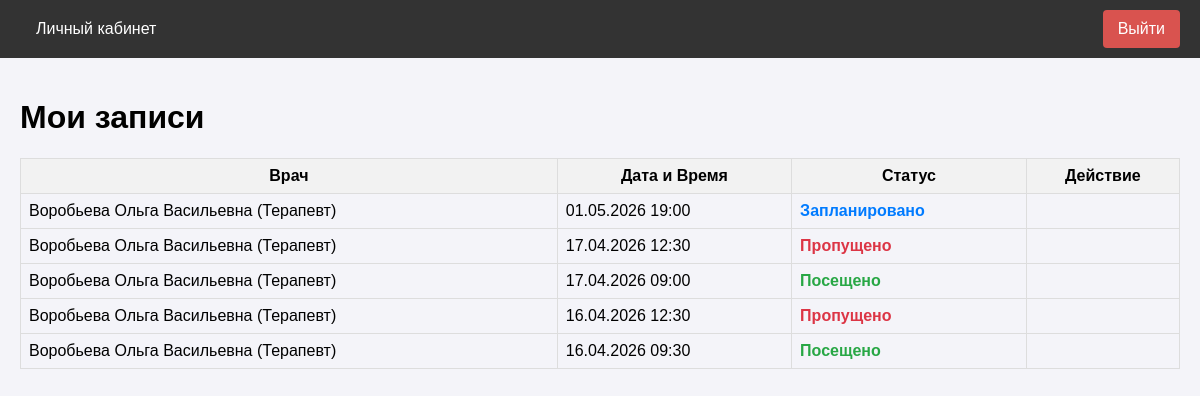
Page /patient/my-appointments (signed in) on the earlier database version.
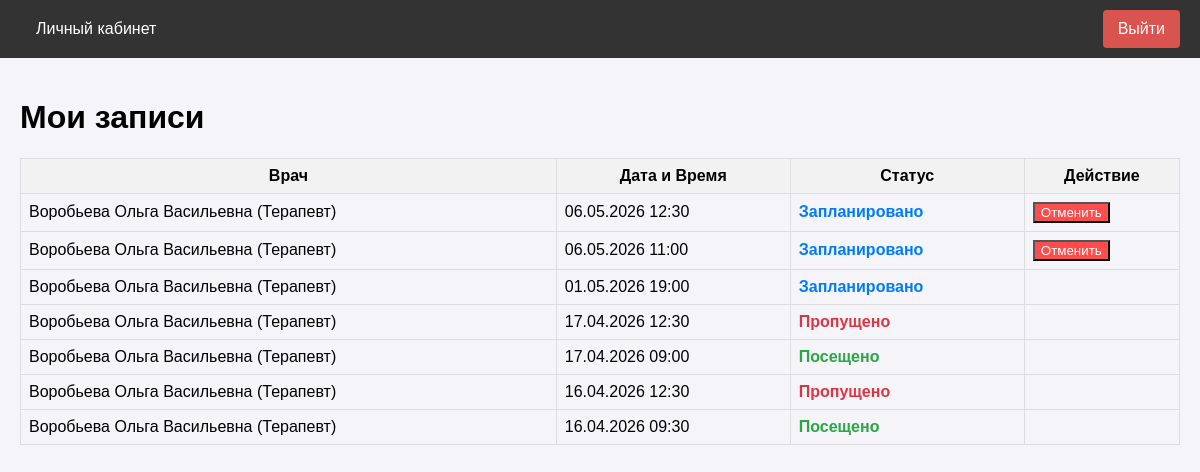
Same page on the later database version.
### app/models.py (models this page shows, shortened)
class Appointment(db.Model):
    __tablename__ = 'appointments'
    id = db.Column(db.Integer, primary_key=True)
    patient_id = db.Column(db.Integer, db.ForeignKey('users.id'), nullable=False)
    doctor_id = db.Column(db.Integer, db.ForeignKey('users.id'), nullable=False)
    slot_id = db.Column(db.Integer, db.ForeignKey('schedule_slots.id'), nullable=False)
    status = db.Column(db.String(20), default='scheduled') # scheduled, completed, cancelled
    created_at = db.Column(db.DateTime, default=datetime.utcnow)
    diagnosis = db.Column(db.Text, nullable=True)
    prescription = db.Column(db.Text, nullable=True)
    @property
    def display_status(self):
        from datetime import datetime
        if self.status == 'cancelled':
            return 'Отменено'
        now = datetime.now()
        if self.slot.start_time > now:
            return 'Запланировано'
        if self.diagnosis or self.prescription:
            return 'Посещено'
        return 'Пропущено'

class User(UserMixin, db.Model):
    __tablename__ = 'users'
    id = db.Column(db.Integer, primary_key=True)
    username = db.Column(db.String(64), index=True, unique=True)
    email = db.Column(db.String(120), index=True, unique=True)
    phone = db.Column(db.String(20), index=True, unique=True)
    password_hash = db.Column(db.String(256))
    role = db.Column(db.String(20), index=True, default='patient')
    specialty = db.Column(db.String(100), nullable=True) # Для врача
    office_number = db.Column(db.String(10), nullable=True) # Для врача
    oms_number = db.Column(db.String(20), nullable=True) # Для пациента
    created_at = db.Column(db.DateTime, default=datetime.utcnow)
    appointments_as_patient = db.relationship('Appointment', foreign_keys='Appointment.patient_id', backref='patient', lazy='dynamic')
    appointments_as_doctor = db.relationship('Appointment', foreign_keys='Appointment.doctor_id', backref='doctor', lazy='dynamic')
    schedule_slots = db.relationship('ScheduleSlot', backref='doctor', lazy='dynamic')
    action_logs = db.relationship('ActionLog', backref='user', lazy='dynamic')

class ScheduleSlot(db.Model):
    __tablename__ = 'schedule_slots'
    id = db.Column(db.Integer, primary_key=True)
    doctor_id = db.Column(db.Integer, db.ForeignKey('users.id'), nullable=False)
    start_time = db.Column(db.DateTime, nullable=False, index=True)
    end_time = db.Column(db.DateTime, nullable=False)
    is_available = db.Column(db.Boolean, default=True) # True - свободно, False - занято/отменено
    appointment = db.relationship('Appointment', uselist=False, backref='slot')

### app/patient/routes.py (the view)
@bp.route('/my-appointments')
@login_required
@role_required('patient')
def my_appointments():
    appointments = Appointment.query\
        .join(ScheduleSlot, Appointment.slot_id == ScheduleSlot.id)\
        .filter(Appointment.patient_id == current_user.id)\
        .order_by(ScheduleSlot.start_time.desc())\
        .all()
    return render_template('patient/my_appointments.html', title='Мои записи', appointments=appointments)

### app/models.py (called while the page is built)
@login_manager.user_loader
def load_user(user_id):
    return User.query.get(int(user_id))

### app/utils.py (called while the page is built)
def role_required(role):
    def decorator(f):
        @wraps(f)
        def decorated_function(*args, **kwargs):
            if not current_user.is_authenticated:
                return redirect(url_for('auth.login'))
            if current_user.role != role:
                flash('У вас нет доступа к этой странице.')
                return redirect(url_for('main.index'))
            return f(*args, **kwargs)
        return decorated_function
    return decorator

### app/templates/patient/my_appointments.html (shortened to what this page needs)
{% extends "base.html" %}
{% block content %}
<h1>Мои записи</h1>
<table style="width: 100%; border-collapse: collapse; margin-top: 20px;">
    <tr style="background-color: #f2f2f2;">
        <th style="border: 1px solid #ddd; padding: 8px;">Врач</th>
        <th style="border: 1px solid #ddd; padding: 8px;">Дата и Время</th>
        <th style="border: 1px solid #ddd; padding: 8px;">Статус</th>
        <th style="border: 1px solid #ddd; padding: 8px;">Действие</th>
    </tr>
    {% for appt in appointments %}
    <tr>
        <td style="border: 1px solid #ddd; padding: 8px;">{{ appt.doctor.username }} ({{ appt.doctor.specialty }})</td>
        <td style="border: 1px solid #ddd; padding: 8px;">{{ appt.slot.start_time.strftime('%d.%m.%Y %H:%M') }}</td>
        <td style="border: 1px solid #ddd; padding: 8px; font-weight: bold; color:
            {% if appt.display_status == 'Запланировано' %}#007bff
            {% elif appt.display_status == 'Посещено' %}#28a745
            {% elif appt.display_status == 'Пропущено' %}#dc3545
            {% else %}#6c757d{% endif %};">
            {{ appt.display_status }}
        </td>
        <td style="border: 1px solid #ddd; padding: 8px;">
            {% if appt.status == 'scheduled' and appt.slot.start_time > now() %}
            <form action="{{ url_for('patient.cancel_appointment', appointment_id=appt.id) }}" method="post" onsubmit="return confirm('Вы уверены, что хотите отменить запись?');">
                <button type="submit" class="btn" style="background-color: #ff4d4d; color: white;">Отменить</button>
            </form>
            {% endif %}
        </td>
    </tr>
    {% else %}
    <tr>
        <td colspan="4" style="border: 1px solid #ddd; padding: 8px;">У вас нет активных записей.</td>
    </tr>
    {% endfor %}
</table>
{% endblock %}

Differences in the rows shown:
added Appointment: doctor.username "Воробьева Ольга Васильевна", doctor.specialty "Терапевт", slot.start_time "06.05.2026 12:30", display_status "Запланировано"
added Appointment: doctor.username "Воробьева Ольга Васильевна", doctor.specialty "Терапевт", slot.start_time "06.05.2026 11:00", display_status "Запланировано"
